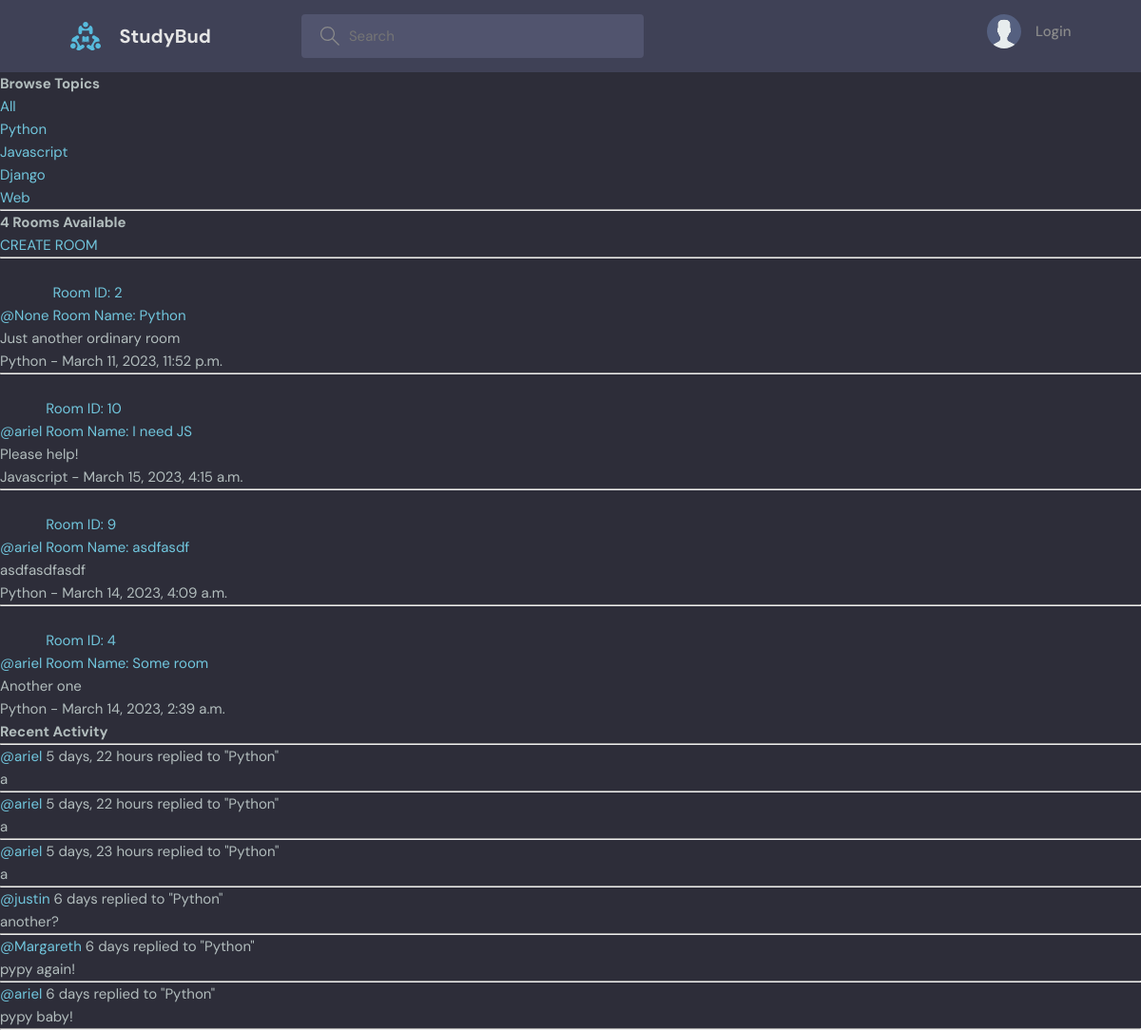
The app's page /, older data.
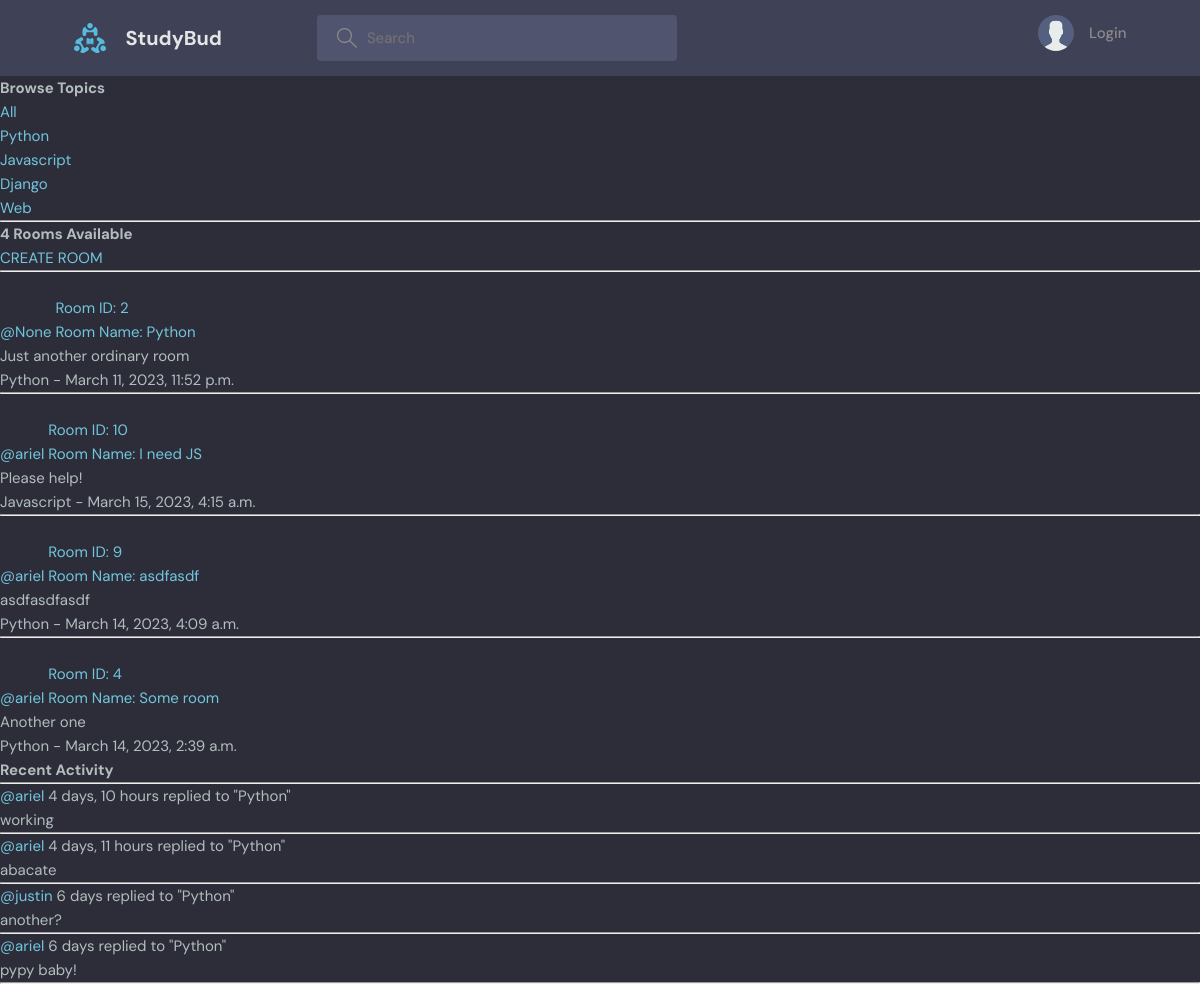
The same page, newer data.
### general/models.py (models this page shows, shortened)
class Topic(models.Model):
    name = models.CharField(max_length=200)
    description = models.TextField(null=True, blank=True)
    created = models.DateTimeField(auto_now_add=True)
    updated = models.DateTimeField(auto_now=True)

class Room(models.Model):
    host = models.ForeignKey(
        get_user_model(), on_delete=models.CASCADE, null=True, blank=True
    )
    topic = models.ForeignKey(
        Topic, on_delete=models.SET_NULL, null=True, blank=True
    )
    name = models.CharField(max_length=200)
    description = models.TextField(null=True, blank=True)
    participants = models.ManyToManyField(
        get_user_model(), related_name="participants", blank=True
    )
    created = models.DateTimeField(auto_now_add=True)
    updated = models.DateTimeField(auto_now=True)
    class Meta:
        ordering = ["-updated", "-created"]
    def __str__(self):
        return self.name

class Message(models.Model):
    author = models.ForeignKey(get_user_model(), on_delete=models.CASCADE)
    room = models.ForeignKey(Room, on_delete=models.CASCADE)
    body = models.TextField()
    created = models.DateTimeField(auto_now_add=True)
    updated = models.DateTimeField(auto_now=True)
    class Meta:
        ordering = ["-updated", "-created"]

### general/views.py (the view)
# urls.py: 2. Add a URL to urlpatterns:  path('', Home.as_view(), name='home')
class Home(View):
    @staticmethod
    def get(request):
        url_params = (
            request.GET.get("query") if request.GET.get("query") else ""
        )
        rooms = Room.objects.filter(
            Q(topic__name__iregex=url_params)
            | Q(name__iregex=url_params)
            | Q(description__iregex=url_params)
        )
        topics = Topic.objects.all()
        room_count = rooms.count()
        messages = Message.objects.filter(
            Q(room__topic__name__iregex=url_params)
        )
        context = {
            "rooms": rooms,
            "room_count": room_count,
            "topics": topics,
            "room_messages": messages,
        }
        return render(request, "general/home.html", context)

### general/templates/general/home.html (shortened to what this page needs)
{% extends "main.html" %}
{% load static %}
{% block content %}
<main>
    <div class="home-container">
      <div>
        {% include "components/topics_component.html" %}
      </div>
      <div>
        <h5>{{ room_count }} Room{{ room_count|pluralize:",s" }} Available</h5>
        <a href="{% url 'create-room' %}">CREATE ROOM</a>
        {% include "components/feed_component.html" %}
      </div>
      <div>
        {% include "components/activity_component.html" %}
      </div>
    </div>
</main>
{% endblock content %}

### templates/components/topics_component.html
<h3>Browse Topics</h3>
<div>
    <a href="{% url 'home' %}">All</a>
</div>
{% for topic in topics %}
<div>
    <a href="{% url 'home' %}?query={{ topic.name }}">{{ topic.name }}</a>
</div>
{% endfor %}
<hr>

### templates/components/feed_component.html (shortened to what this page needs)
{% for room in rooms %}
<div>
    <hr>
    <a href="{% url 'profile' room.host.id %}">@{{ room.host }}</a>
    <a href="{% url 'room' room.id %}"><br>
        Room ID: {{ room.id }}<br>
        Room Name: {{ room.name }}</a>
    <p>{{ room.description }}</p>
    <small>{{ room.topic.name }} - {{ room.created }}</small>
</div>
{% endfor %}

### templates/components/activity_component.html (shortened to what this page needs)
<h3>Recent Activity</h3>
<hr>
{% for message in room_messages %}
<div>
    <small><a href="{% url 'profile' message.author.id %}">@{{ message.author }}</a> {{ message.created|timesince }}</small>
    <small>replied to "{{ message.room }}"</small>
    <p>{{ message.body }}</p>
    <hr>
</div>
{% endfor %}

Row changes from the older to the newer data that the page shows:
removed Message: author "ariel", created "5 days, 22 hours", room "Python", body "a"
removed Message: author "ariel", created "5 days, 22 hours", room "Python", body "a"
removed Message: author "ariel", created "5 days, 23 hours", room "Python", body "a"
removed Message: author "Margareth", created "6 days", room "Python", body "pypy again!"
added Message: author "ariel", created "4 days, 10 hours", room "Python", body "working"
added Message: author "ariel", created "4 days, 11 hours", room "Python", body "abacate"
